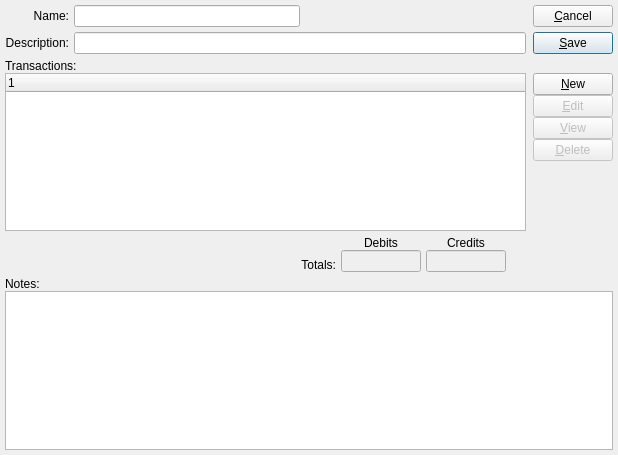
<ui version="4.0" >
 <author></author>
 <comment>This file is part of the xTuple ERP: PostBooks Edition, a free and
open source Enterprise Resource Planning software suite,
Copyright (c) 1999-2011 by OpenMFG LLC, d/b/a xTuple.
It is licensed to you under the Common Public Attribution License
version 1.0, the full text of which (including xTuple-specific Exhibits)
is available at www.xtuple.com/CPAL.  By using this software, you agree
to be bound by its terms.</comment>
 <exportmacro></exportmacro>
 <class>standardJournal</class>
 <widget class="QDialog" name="standardJournal" >
  <property name="geometry" >
   <rect>
    <x>0</x>
    <y>0</y>
    <width>618</width>
    <height>455</height>
   </rect>
  </property>
  <property name="windowTitle" >
   <string>Standard Journal</string>
  </property>
  <layout class="QVBoxLayout" >
   <property name="margin" >
    <number>5</number>
   </property>
   <property name="spacing" >
    <number>5</number>
   </property>
   <item>
    <layout class="QHBoxLayout" >
     <property name="margin" >
      <number>0</number>
     </property>
     <property name="spacing" >
      <number>7</number>
     </property>
     <item>
      <layout class="QVBoxLayout" >
       <property name="margin" >
        <number>0</number>
       </property>
       <property name="spacing" >
        <number>0</number>
       </property>
       <item>
        <layout class="QHBoxLayout" >
         <property name="margin" >
          <number>0</number>
         </property>
         <property name="spacing" >
          <number>5</number>
         </property>
         <item>
          <layout class="QVBoxLayout" >
           <property name="margin" >
            <number>0</number>
           </property>
           <property name="spacing" >
            <number>5</number>
           </property>
           <item>
            <widget class="QLabel" name="_nameLit" >
             <property name="text" >
              <string>Name:</string>
             </property>
             <property name="alignment" >
              <set>Qt::AlignRight|Qt::AlignTrailing|Qt::AlignVCenter</set>
             </property>
            </widget>
           </item>
           <item>
            <widget class="QLabel" name="_descriptionLit" >
             <property name="text" >
              <string>Description:</string>
             </property>
             <property name="alignment" >
              <set>Qt::AlignRight|Qt::AlignTrailing|Qt::AlignVCenter</set>
             </property>
            </widget>
           </item>
          </layout>
         </item>
         <item>
          <layout class="QVBoxLayout" >
           <property name="margin" >
            <number>0</number>
           </property>
           <property name="spacing" >
            <number>5</number>
           </property>
           <item>
            <layout class="QHBoxLayout" >
             <property name="margin" >
              <number>0</number>
             </property>
             <property name="spacing" >
              <number>0</number>
             </property>
             <item>
              <widget class="XLineEdit" name="_name" />
             </item>
             <item>
              <spacer>
               <property name="orientation" >
                <enum>Qt::Horizontal</enum>
               </property>
               <property name="sizeType" >
                <enum>QSizePolicy::Expanding</enum>
               </property>
               <property name="sizeHint" >
                <size>
                 <width>16</width>
                 <height>10</height>
                </size>
               </property>
              </spacer>
             </item>
            </layout>
           </item>
           <item>
            <widget class="XLineEdit" name="_descrip" />
           </item>
          </layout>
         </item>
        </layout>
       </item>
       <item>
        <spacer>
         <property name="orientation" >
          <enum>Qt::Vertical</enum>
         </property>
         <property name="sizeType" >
          <enum>QSizePolicy::Preferred</enum>
         </property>
         <property name="sizeHint" >
          <size>
           <width>10</width>
           <height>0</height>
          </size>
         </property>
        </spacer>
       </item>
      </layout>
     </item>
     <item>
      <layout class="QVBoxLayout" >
       <property name="margin" >
        <number>0</number>
       </property>
       <property name="spacing" >
        <number>5</number>
       </property>
       <item>
        <widget class="QPushButton" name="_close" >
         <property name="text" >
          <string>&amp;Cancel</string>
         </property>
        </widget>
       </item>
       <item>
        <widget class="QPushButton" name="_save" >
         <property name="text" >
          <string>&amp;Save</string>
         </property>
         <property name="default" >
          <bool>true</bool>
         </property>
        </widget>
       </item>
      </layout>
     </item>
    </layout>
   </item>
   <item>
    <layout class="QVBoxLayout" >
     <property name="margin" >
      <number>0</number>
     </property>
     <property name="spacing" >
      <number>0</number>
     </property>
     <item>
      <widget class="QLabel" name="_transactionsLit" >
       <property name="text" >
        <string>Transactions:</string>
       </property>
       <property name="alignment" >
        <set>Qt::AlignLeading|Qt::AlignLeft|Qt::AlignVCenter</set>
       </property>
      </widget>
     </item>
     <item>
      <layout class="QHBoxLayout" >
       <property name="margin" >
        <number>0</number>
       </property>
       <property name="spacing" >
        <number>7</number>
       </property>
       <item>
        <layout class="QVBoxLayout" >
         <property name="margin" >
          <number>0</number>
         </property>
         <property name="spacing" >
          <number>5</number>
         </property>
         <item>
          <widget class="XTreeWidget" name="_stdjrnlitem" />
         </item>
         <item>
          <layout class="QHBoxLayout" >
           <property name="margin" >
            <number>0</number>
           </property>
           <property name="spacing" >
            <number>0</number>
           </property>
           <item>
            <spacer>
             <property name="orientation" >
              <enum>Qt::Horizontal</enum>
             </property>
             <property name="sizeType" >
              <enum>QSizePolicy::Expanding</enum>
             </property>
             <property name="sizeHint" >
              <size>
               <width>27</width>
               <height>16</height>
              </size>
             </property>
            </spacer>
           </item>
           <item>
            <layout class="QHBoxLayout" >
             <property name="margin" >
              <number>0</number>
             </property>
             <property name="spacing" >
              <number>5</number>
             </property>
             <item>
              <layout class="QVBoxLayout" >
               <property name="margin" >
                <number>0</number>
               </property>
               <property name="spacing" >
                <number>0</number>
               </property>
               <item>
                <spacer>
                 <property name="orientation" >
                  <enum>Qt::Vertical</enum>
                 </property>
                 <property name="sizeType" >
                  <enum>QSizePolicy::Preferred</enum>
                 </property>
                 <property name="sizeHint" >
                  <size>
                   <width>10</width>
                   <height>21</height>
                  </size>
                 </property>
                </spacer>
               </item>
               <item>
                <widget class="QLabel" name="_totalsLit" >
                 <property name="text" >
                  <string>Totals:</string>
                 </property>
                 <property name="alignment" >
                  <set>Qt::AlignRight|Qt::AlignTrailing|Qt::AlignVCenter</set>
                 </property>
                </widget>
               </item>
              </layout>
             </item>
             <item>
              <layout class="QVBoxLayout" >
               <property name="margin" >
                <number>0</number>
               </property>
               <property name="spacing" >
                <number>0</number>
               </property>
               <item>
                <layout class="QHBoxLayout" >
                 <property name="margin" >
                  <number>0</number>
                 </property>
                 <property name="spacing" >
                  <number>5</number>
                 </property>
                 <item>
                  <widget class="QLabel" name="_debitsLit" >
                   <property name="text" >
                    <string>Debits</string>
                   </property>
                   <property name="alignment" >
                    <set>Qt::AlignCenter</set>
                   </property>
                  </widget>
                 </item>
                 <item>
                  <widget class="QLabel" name="_creditLit" >
                   <property name="text" >
                    <string>Credits</string>
                   </property>
                   <property name="alignment" >
                    <set>Qt::AlignCenter</set>
                   </property>
                  </widget>
                 </item>
                </layout>
               </item>
               <item>
                <layout class="QHBoxLayout" >
                 <property name="margin" >
                  <number>0</number>
                 </property>
                 <property name="spacing" >
                  <number>5</number>
                 </property>
                 <item>
                  <widget class="XLineEdit" name="_debits" >
                   <property name="enabled" >
                    <bool>false</bool>
                   </property>
                   <property name="sizePolicy" >
                    <sizepolicy>
                     <hsizetype>5</hsizetype>
                     <vsizetype>0</vsizetype>
                     <horstretch>0</horstretch>
                     <verstretch>0</verstretch>
                    </sizepolicy>
                   </property>
                   <property name="maximumSize" >
                    <size>
                     <width>80</width>
                     <height>32767</height>
                    </size>
                   </property>
                   <property name="focusPolicy" >
                    <enum>Qt::NoFocus</enum>
                   </property>
                   <property name="alignment" >
                    <set>Qt::AlignRight</set>
                   </property>
                  </widget>
                 </item>
                 <item>
                  <widget class="XLineEdit" name="_credits" >
                   <property name="enabled" >
                    <bool>false</bool>
                   </property>
                   <property name="sizePolicy" >
                    <sizepolicy>
                     <hsizetype>5</hsizetype>
                     <vsizetype>0</vsizetype>
                     <horstretch>0</horstretch>
                     <verstretch>0</verstretch>
                    </sizepolicy>
                   </property>
                   <property name="maximumSize" >
                    <size>
                     <width>80</width>
                     <height>32767</height>
                    </size>
                   </property>
                   <property name="focusPolicy" >
                    <enum>Qt::NoFocus</enum>
                   </property>
                   <property name="alignment" >
                    <set>Qt::AlignRight</set>
                   </property>
                  </widget>
                 </item>
                </layout>
               </item>
              </layout>
             </item>
            </layout>
           </item>
           <item>
            <spacer>
             <property name="orientation" >
              <enum>Qt::Horizontal</enum>
             </property>
             <property name="sizeType" >
              <enum>QSizePolicy::Preferred</enum>
             </property>
             <property name="sizeHint" >
              <size>
               <width>20</width>
               <height>16</height>
              </size>
             </property>
            </spacer>
           </item>
          </layout>
         </item>
        </layout>
       </item>
       <item>
        <layout class="QVBoxLayout" >
         <property name="margin" >
          <number>0</number>
         </property>
         <property name="spacing" >
          <number>0</number>
         </property>
         <item>
          <layout class="QVBoxLayout" >
           <property name="margin" >
            <number>0</number>
           </property>
           <property name="spacing" >
            <number>0</number>
           </property>
           <item>
            <widget class="QPushButton" name="_new" >
             <property name="text" >
              <string>&amp;New</string>
             </property>
            </widget>
           </item>
           <item>
            <widget class="QPushButton" name="_edit" >
             <property name="enabled" >
              <bool>false</bool>
             </property>
             <property name="text" >
              <string>&amp;Edit</string>
             </property>
            </widget>
           </item>
           <item>
            <widget class="QPushButton" name="_view" >
             <property name="enabled" >
              <bool>false</bool>
             </property>
             <property name="text" >
              <string>&amp;View</string>
             </property>
            </widget>
           </item>
           <item>
            <widget class="QPushButton" name="_delete" >
             <property name="enabled" >
              <bool>false</bool>
             </property>
             <property name="text" >
              <string>&amp;Delete</string>
             </property>
            </widget>
           </item>
          </layout>
         </item>
         <item>
          <spacer>
           <property name="orientation" >
            <enum>Qt::Vertical</enum>
           </property>
           <property name="sizeType" >
            <enum>QSizePolicy::Expanding</enum>
           </property>
           <property name="sizeHint" >
            <size>
             <width>10</width>
             <height>21</height>
            </size>
           </property>
          </spacer>
         </item>
        </layout>
       </item>
      </layout>
     </item>
    </layout>
   </item>
   <item>
    <layout class="QVBoxLayout" >
     <property name="margin" >
      <number>0</number>
     </property>
     <property name="spacing" >
      <number>0</number>
     </property>
     <item>
      <widget class="QLabel" name="_notesLit" >
       <property name="text" >
        <string>Notes:</string>
       </property>
       <property name="alignment" >
        <set>Qt::AlignLeading|Qt::AlignLeft|Qt::AlignVCenter</set>
       </property>
      </widget>
     </item>
     <item>
      <widget class="XTextEdit" name="_notes" />
     </item>
    </layout>
   </item>
  </layout>
 </widget>
 <layoutdefault spacing="6" margin="11" />
 <pixmapfunction>qPixmapFromMimeSource</pixmapfunction>
 <customwidgets>
  <customwidget>
   <class>XTreeWidget</class>
   <extends>QTreeWidget</extends>
   <header>xtreewidget.h</header>
   <container>0</container>
   <pixmap></pixmap>
  </customwidget>
  <customwidget>
   <class>XLineEdit</class>
   <extends>QLineEdit</extends>
   <header>xlineedit.h</header>
   <container>0</container>
   <pixmap></pixmap>
  </customwidget>
  <customwidget>
   <class>XTextEdit</class>
   <extends>QTextEdit</extends>
   <header>xtextedit.h</header>
  </customwidget>
 </customwidgets>
 <tabstops>
  <tabstop>_name</tabstop>
  <tabstop>_descrip</tabstop>
  <tabstop>_stdjrnlitem</tabstop>
  <tabstop>_new</tabstop>
  <tabstop>_edit</tabstop>
  <tabstop>_view</tabstop>
  <tabstop>_delete</tabstop>
  <tabstop>_notes</tabstop>
  <tabstop>_save</tabstop>
  <tabstop>_close</tabstop>
 </tabstops>
 <includes/>
 <resources/>
 <connections>
  <connection>
   <sender>_stdjrnlitem</sender>
   <signal>valid(bool)</signal>
   <receiver>_view</receiver>
   <slot>setEnabled(bool)</slot>
   <hints>
    <hint type="sourcelabel" >
     <x>20</x>
     <y>20</y>
    </hint>
    <hint type="destinationlabel" >
     <x>20</x>
     <y>20</y>
    </hint>
   </hints>
  </connection>
  <connection>
   <sender>_close</sender>
   <signal>clicked()</signal>
   <receiver>standardJournal</receiver>
   <slot>reject()</slot>
   <hints>
    <hint type="sourcelabel" >
     <x>20</x>
     <y>20</y>
    </hint>
    <hint type="destinationlabel" >
     <x>20</x>
     <y>20</y>
    </hint>
   </hints>
  </connection>
 </connections>
</ui>
